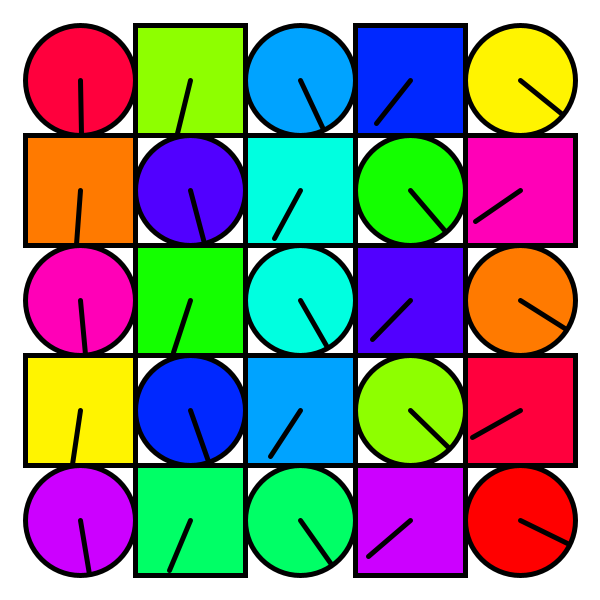
Frame 1 (no input)
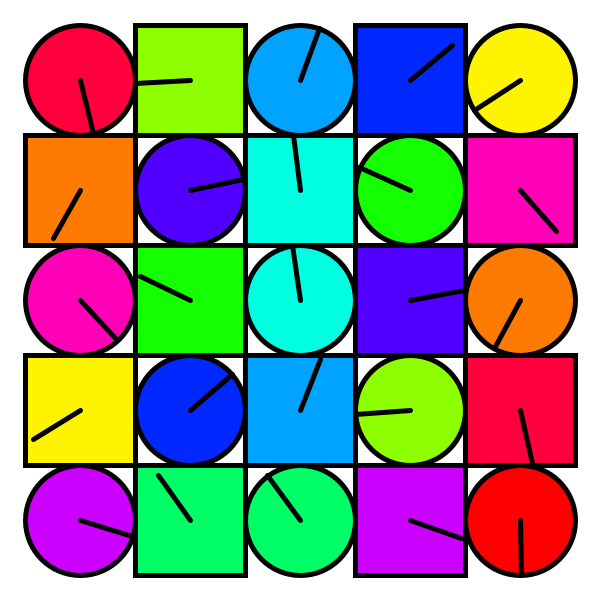
Frame 60 (the mouse pressed at the canvas centre just before this capture)
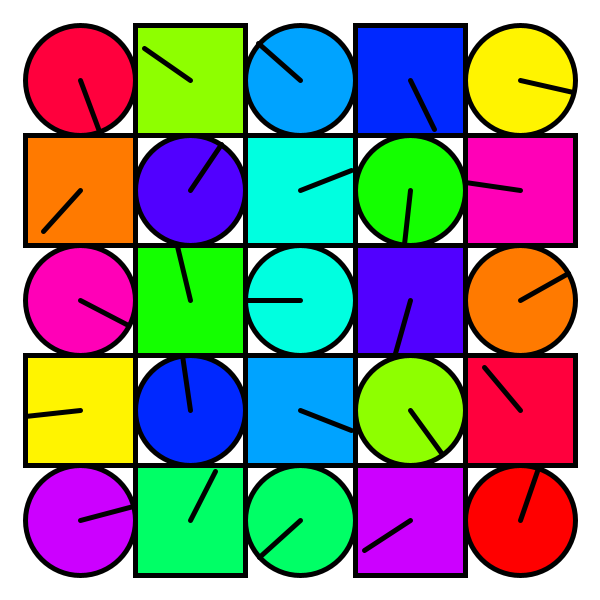
Frame 120 (the mouse held since frame 60 and released just before this capture)

The Processing sketch that drew these frames (run headless with seeded random() and noise(); from frame 60 on, the mouse is pressed at the canvas centre):

// Processing sketch: processing_151175
// ── processing_151175.pde

/*
 * Creative Coding
 * Week 2, 04 - Psycho Cloxx
 * 
 */
 
int circleNumber;

void setup() {
  size(600, 600);
  background(100);
  rectMode(CENTER);
  colorMode(HSB, 100);
  noStroke();
}


void draw() {
  background(100);
  noStroke();

  int num = 5;
  int margin = 80;

  float gutter = 0; //distance between each cell
  float cellsize = ( width - (2 * margin) - gutter * (num - 1) ) / (num - 1);

  circleNumber = 0; // counter

  for (int i=0; i<num; i++) {
    for (int j=0; j<num; j++) {
      ++circleNumber;

      float tx = margin + cellsize * i + gutter * i;
      float ty = margin + cellsize * j + gutter * j;
      if (circleNumber % 2 == 0) {
        movingCircle2(tx, ty, cellsize, circleNumber * TWO_PI * millis() / 60000.0);
      } else {
        movingCircle(tx, ty, cellsize, circleNumber * TWO_PI * millis() / 60000.0);
      }
    }
  }
}


void movingCircle2(float x, float y, float size, float angle) {
  angle = TWO_PI - angle;
  // calculate endpoint of the line
  float tempX = x + (size / 2) * sin(angle);
  float tempY = y + (size / 2) * cos(angle);

  stroke(0);
  strokeWeight(5);
  fill(circleNumber * 4, 100, 100);
  rect(x, y, size, size); // rectangle

  stroke(100, 0, 0);
  line(x, y, tempX, tempY); // black line
}

void movingCircle(float x, float y, float size, float angle) {

  // calculate endpoint of the line
  float tempX = x + (size / 2) * sin(angle);
  float tempY = y + (size / 2) * cos(angle);

  stroke(0);
  strokeWeight(5);
  fill(100 - circleNumber * 4, 100, 100);
  ellipse(x, y, size, size); // circle

  stroke(100, 0, 0);
  line(x, y, tempX, tempY); // black line
}
